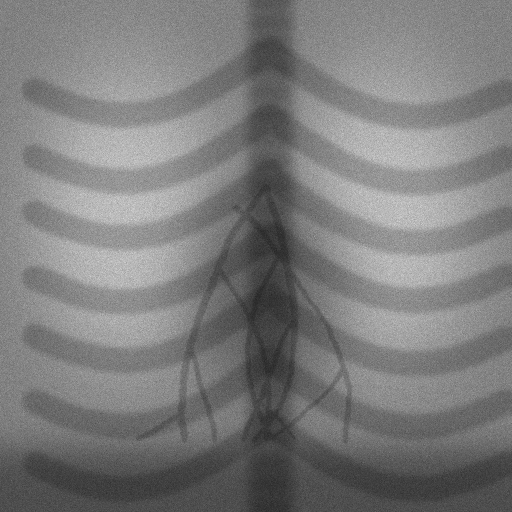
#> input picture data/synthetic/seq00/frames/000.png, 512 x 512 px
$ python benchmark.py --input ../data/synthetic/seq00/frames   (older library calls are emulated)
#> lines starting #> are read from the running program, lines starting #| are printed output that depends on the picture
### coronary_enhance/io.py
"""16-bit grayscale I/O helpers (PNG/TIFF/NPY/DICOM)."""
from pathlib import Path
import numpy as np
import cv2


def to_uint16(img: np.ndarray) -> np.ndarray:
    """Convert any grayscale array to uint16, scaling the full range."""
    if img.ndim == 3:
        if img.shape[2] in (3, 4):                       # colour image / video frame (BGR or BGRA)
            if img.dtype not in (np.uint8, np.uint16, np.float32):
                img = img.astype(np.float32)
            img = cv2.cvtColor(img, cv2.COLOR_BGRA2GRAY if img.shape[2] == 4 else cv2.COLOR_BGR2GRAY)
        else:
            img = img[..., 0]
    if img.dtype == np.uint16:
        return img
    if img.dtype == np.uint8:
        return img.astype(np.uint16) * 257
    img = img.astype(np.float32)
    lo, hi = float(img.min()), float(img.max())
    return ((img - lo) / max(hi - lo, 1e-6) * 65535).astype(np.uint16)


def load_frame(path) -> np.ndarray:
    """Load one 16-bit grayscale frame (uint16 HxW)."""
    p = Path(path)
    ext = p.suffix.lower()
    if ext == ".npy":
        return to_uint16(np.load(p))
    if ext in (".dcm", ".dicom"):
        import pydicom
        ds = pydicom.dcmread(str(p))
        arr = ds.pixel_array
        if arr.ndim == 3:            # cine -> first frame; use load_cine for all
            arr = arr[0]
        if getattr(ds, "PhotometricInterpretation", "") == "MONOCHROME1":
            arr = arr.max() - arr
        return to_uint16(arr)
    img = cv2.imread(str(p), cv2.IMREAD_UNCHANGED)
#> img is the input picture: shape (512, 512) uint16; min 9903, max 55554, mean 31880.1
    if img is None:
        raise FileNotFoundError(p)
    return to_uint16(img)


def load_cine(path):
    """Yield frames from a multi-frame DICOM or a folder of images."""
    p = Path(path)
    if p.is_dir():
        for f in sorted(p.glob("*")):
            if f.suffix.lower() in (".png", ".tif", ".tiff", ".npy"):
                yield load_frame(f)
    elif p.suffix.lower() in (".dcm", ".dicom"):
        import pydicom
        arr = pydicom.dcmread(str(p)).pixel_array
        for fr in (arr if arr.ndim == 3 else arr[None]):
            yield to_uint16(fr)
    else:
        yield load_frame(p)

### coronary_enhance/pipeline.py
"""Real-time coronary artery enhancement pipeline (classical, CPU, 16-bit).

Idea (all in the log-attenuation domain, where structures ADD instead of multiply):

    L = -log(I)                              I = 16-bit X-ray frame
    B = opening(L, SE > vessel width)        ribs / spine / lungs / heart shadow are
                                             *wider* than vessels -> they survive the
                                             opening and form the background layer B
    T = L - B                                thin bright structures only (vessels+noise)
    T = motion-adaptive temporal filter(T)   cine noise reduction, no vessel ghosting
    V = multi-scale Hessian ridge filter(T)  vesselness (tubular-structure likelihood)

    processed = CLAHE(T)                     background-suppressed image
    enhanced  = CLAHE(T * (a + (1-a) * V))   vessel-emphasised image

No training data / model file is needed, which also keeps latency deterministic.
"""
from dataclasses import dataclass, field
import time
import numpy as np
import cv2

cv2.setUseOptimized(True)


@dataclass
class PipelineConfig:
    analysis_max_side: int = 512        # frames larger than this are analysed at reduced size
    vessel_max_width: float = 10.0      # px @ analysis resolution; SE for opening = ~1.6x this
    sigmas: tuple = (1.3, 2.2, 3.2)     # ridge-filter scales (px @ analysis resolution)
    half_res_from: float = 2.0          # scales >= this are computed at 1/2 resolution (speed)
    bg_downsample: int = 2              # background (opening) computed at 1/bg_downsample
    temporal_alpha: float = 0.45        # weight of new frame in static areas (1 = no temporal filter)
    motion_thr: float = 0.05            # |dT| (log units) above which pixels are treated as moving
    vessel_floor: float = 0.12          # min gain of `enhanced` outside vessels (0..1)
    pre_smooth: float = 0.8             # px, light Gaussian before background estimation
    context: float = 0.06               # fraction of raw structure kept in `processed` for orientation
    use_clahe: bool = False             # True = OpenCV 16-bit CLAHE (accurate but ~14 ms/call)
    local_strength: float = 3.0         # >0 compresses dense-vessel regions, boosts sparse ones
    clahe_clip: float = 2.0
    clahe_tiles: int = 8
    vessels_dark: bool = True           # output convention: contrast-filled vessels appear dark
    profile: bool = False               # collect per-stage timings in result["timings"]


class CoronaryPipeline:
    def __init__(self, cfg: PipelineConfig | None = None):
        self.cfg = cfg or PipelineConfig()
        c = self.cfg
        k = int(round(c.vessel_max_width * 1.6 / c.bg_downsample)) | 1   # odd
        self._se = cv2.getStructuringElement(cv2.MORPH_ELLIPSE, (k, k))
        self._clahe = cv2.createCLAHE(clipLimit=c.clahe_clip,
                                      tileGridSize=(c.clahe_tiles, c.clahe_tiles))
        self._kernels = []
        for s in c.sigmas:
            half = s >= c.half_res_from
            self._kernels.append((half, self._make_kernels(s / 2.0 if half else s)))
        self._prev_T = None
        self._scale_T = None
        self._scale_V = None

    # ------------------------------------------------------------------ helpers
    @staticmethod
    def _make_kernels(sigma):
        r = int(np.ceil(3 * sigma))
        x = np.arange(-r, r + 1, dtype=np.float32)
        g = np.exp(-x ** 2 / (2 * sigma ** 2))
        g /= g.sum()
        g1 = -x / sigma ** 2 * g
        g2 = (x ** 2 / sigma ** 4 - 1 / sigma ** 2) * g
        # sepFilter2D(kernelX, kernelY)
        return dict(sigma=sigma,
                    xx=(g2.reshape(1, -1), g.reshape(-1, 1)),
                    yy=(g.reshape(1, -1), g2.reshape(-1, 1)),
                    xy=(g1.reshape(1, -1), g1.reshape(-1, 1)))

    def reset(self):
        """Call at the start of every new cine run."""
        self._prev_T = self._scale_T = self._scale_V = None

    @staticmethod
    def _ema(old, new, a=0.3):
        return new if old is None else (1 - a) * old + a * new

    def _finish(self, a):
        """float [0,1] -> uint16 with adaptive local contrast (fast CLAHE substitute).

        OpenCV's 16-bit CLAHE needs ~14 ms/frame per call (65536-bin histograms), which would
        eat 80 % of the budget, so contrast is equalised in float with a smooth local gain map:
        dense-vessel regions are gently compressed, sparse regions are boosted.
        Set cfg.use_clahe=True to use true CLAHE instead (slower).
        """
        c = self.cfg
        if c.use_clahe:
            a16 = self._clahe.apply((a * 65535.0).astype(np.uint16))
        else:
            h, w = a.shape
            m = cv2.resize(a, (max(w // 16, 4), max(h // 16, 4)), interpolation=cv2.INTER_AREA)
            m = cv2.GaussianBlur(m, (0, 0), 1.5)
            m = cv2.resize(m, (w, h), interpolation=cv2.INTER_LINEAR)
            m *= c.local_strength
            m += 0.6
            gain = cv2.divide(np.float32(1.0), m)
            out = np.clip(a * gain, 0.0, 1.0)
            np.sqrt(out, out=out)                        # gamma 0.5: lifts faint distal vessels
            a16 = (out * 65535.0).astype(np.uint16)
        if c.vessels_dark:
            a16 = 65535 - a16
        return a16

    # ------------------------------------------------------------------ main
    def process(self, frame: np.ndarray) -> dict:
        """frame: uint16 (H, W) -> dict(raw, processed, enhanced, vesselness, mask?)."""
        c = self.cfg
        tm = {}
        t = time.perf_counter()

        def tick(name):
            nonlocal t
            if c.profile:
                n = time.perf_counter()
                tm[name] = (n - t) * 1e3
                t = n

        h0, w0 = frame.shape
        s = max(h0, w0) / c.analysis_max_side
        if s > 1.0:
            x = cv2.resize(frame, (int(round(w0 / s)), int(round(h0 / s))),
                           interpolation=cv2.INTER_AREA)
        else:
            x = frame
        xf = x.astype(np.float32)
        tick("resize+convert")

        # 1) log-attenuation domain: vessels & bones become additive bright structures
        np.maximum(xf, 64.0, out=xf)                      # avoid log(0)
        L = cv2.log(xf)
        np.negative(L, out=L)                             # L = -log(I)
        if c.pre_smooth > 0:
            L = cv2.GaussianBlur(L, (0, 0), c.pre_smooth)
        tick("log+smooth")

        # 2) background estimate at reduced resolution (opening), then subtract
        d = c.bg_downsample
        Ls = cv2.resize(L, (L.shape[1] // d, L.shape[0] // d), interpolation=cv2.INTER_AREA) if d > 1 else L
        B = cv2.dilate(cv2.erode(Ls, self._se), self._se)
        if d > 1:
            B = cv2.resize(B, (L.shape[1], L.shape[0]), interpolation=cv2.INTER_LINEAR)
        B = cv2.GaussianBlur(B, (0, 0), 2.0)              # remove blockiness of the up-sampled background
        T = L - B
        T -= float(np.median(T[::6, ::6]))                # remove the small positive noise bias of opening
        np.maximum(T, 0.0, out=T)
        tick("background_subtract")

        # 3) motion-adaptive recursive temporal filter (cine noise suppression)
        P = self._prev_T
        if P is not None and P.shape == T.shape and c.temporal_alpha < 1.0:
            w = cv2.absdiff(T, P)
            w *= (1.0 - c.temporal_alpha) / c.motion_thr
            w += c.temporal_alpha
            np.minimum(w, 1.0, out=w)                     # 1 = trust new frame (motion)
            T = P + w * (T - P)
        self._prev_T = T
        tick("temporal")

        # 4) multi-scale Hessian ridge filter (vesselness) on the background-free layer
        V = None
        T2 = None
        for half, kn in self._kernels:
            if half:
                if T2 is None:
                    T2 = cv2.resize(T, (T.shape[1] // 2, T.shape[0] // 2), interpolation=cv2.INTER_AREA)
                src, sg = T2, kn["sigma"] * 2.0
            else:
                src, sg = T, kn["sigma"]
            Ixx = cv2.sepFilter2D(src, cv2.CV_32F, *kn["xx"])
            Iyy = cv2.sepFilter2D(src, cv2.CV_32F, *kn["yy"])
            Ixy = cv2.sepFilter2D(src, cv2.CV_32F, *kn["xy"])
            hs = cv2.add(Ixx, Iyy)
            hs *= 0.5
            df = cv2.subtract(Ixx, Iyy)
            df *= 0.5
            disc = cv2.magnitude(df, Ixy)
            lam_s = hs - disc                             # strongly negative across a bright ridge
            lam_b = hs + disc                             # ~0 along the ridge, ~lam_s for blobs
            ridge = np.maximum(-lam_s, 0.0)
            lin = cv2.divide(np.abs(lam_b), ridge + 1e-6)         # 0 = line, >=1 = blob
            np.subtract(1.0, lin, out=lin)
            np.clip(lin, 0.0, 1.0, out=lin)
            ridge *= lin
            ridge *= sg * sg                              # scale normalisation
            if half:
                ridge = cv2.resize(ridge, (T.shape[1], T.shape[0]), interpolation=cv2.INTER_LINEAR)
            V = ridge if V is None else np.maximum(V, ridge)
        tick("vesselness")

        # 5) robust, flicker-free normalisation (sub-sampled percentile + EMA)
        sub_T = T[::6, ::6]
        sub_V = V[::6, ::6]
        self._scale_T = self._ema(self._scale_T, float(np.percentile(sub_T, 99.7)) + 1e-6)
        self._scale_V = self._ema(self._scale_V, float(np.percentile(sub_V, 99.5)) + 1e-9)
        Tn = np.clip(T * (1.0 / self._scale_T), 0.0, 1.0)
        Vn = np.clip(V * (1.0 / self._scale_V), 0.0, 1.0)
        tick("normalise")

        # 6) compose outputs
        # processed: background-suppressed, with a faint trace of anatomy for orientation
        if c.context > 0:
            bs = B[::6, ::6]
            bmin, bmax = float(bs.min()), float(bs.max())
            proc = np.clip(Tn + c.context * (B - bmin) * (1.0 / max(bmax - bmin, 1e-6)), 0.0, 1.0)
        else:
            proc = Tn
        enh = Tn * (c.vessel_floor + (1.0 - c.vessel_floor) * Vn)
        enh *= 1.8
        np.clip(enh, 0.0, 1.0, out=enh)

        processed, enhanced = self._finish(proc), self._finish(enh)
        vess16 = (Vn * 65535.0).astype(np.uint16)
        if c.vessels_dark:
            vess16 = 65535 - vess16
        tick("compose+clahe")

        if s > 1.0:                                       # back to the native frame size
            up = lambda a: cv2.resize(a, (w0, h0), interpolation=cv2.INTER_LINEAR)
            processed, enhanced, vess16 = up(processed), up(enhanced), up(vess16)
            tick("upsample")

        out = dict(raw=frame, processed=processed, enhanced=enhanced, vesselness=vess16)
        if c.profile:
            out["timings"] = tm
        return out

### scripts/benchmark.py
"""Latency benchmark: input frame received -> final processed frame produced.

Usage:  python scripts/benchmark.py                 # synthetic 512x512 and 1024x1024, 300 frames each
        python scripts/benchmark.py --input my.dcm  # your own cine (DICOM / image folder)
        python scripts/benchmark.py --frames 1000 --threads 4
"""
import argparse, gc, json, os, platform, sys, time
from pathlib import Path
import numpy as np
import cv2

sys.path.insert(0, str(Path(__file__).resolve().parents[1]))
from coronary_enhance import CoronaryPipeline, PipelineConfig          # noqa: E402
from coronary_enhance.synth import SyntheticCine                        # noqa: E402
from coronary_enhance.io import load_cine                               # noqa: E402

LIMIT_MS = 36.0


def cpu_name():
    try:
        for line in open("/proc/cpuinfo"):
            if line.startswith("model name"):
                return line.split(":", 1)[1].strip()
    except OSError:
        pass
    return platform.processor() or platform.machine()


def hardware():
    return dict(cpu=cpu_name(), logical_cores=os.cpu_count(), os=platform.platform(),
                python=platform.python_version(), opencv=cv2.__version__, numpy=np.__version__,
                cv2_threads=cv2.getNumThreads(), gpu="none (CPU only)")


def bench(frames, warmup=30, cfg=None):
    pipe = CoronaryPipeline(cfg or PipelineConfig())
    for f in frames[:warmup]:
        pipe.process(f)                                  # warm-up: allocations, caches
    pipe.reset()
    lat = []
    gc.collect()
    for f in frames:
        t0 = time.perf_counter()                         # frame received by the pipeline ...
        pipe.process(f)
        lat.append((time.perf_counter() - t0) * 1e3)     # ... final processed frame produced
    lat = np.array(lat)
    return dict(frames=len(lat), avg_ms=float(lat.mean()), min_ms=float(lat.min()),
                max_ms=float(lat.max()), p95_ms=float(np.percentile(lat, 95)),
                p99_ms=float(np.percentile(lat, 99)), fps=float(1000.0 / lat.mean()),
                passed=bool(lat.max() <= LIMIT_MS), frames_over_limit=int((lat > LIMIT_MS).sum()))


def main():
    ap = argparse.ArgumentParser()
    ap.add_argument("--input", help="DICOM / folder of frames (default: synthetic)")
    ap.add_argument("--frames", type=int, default=300)
    ap.add_argument("--threads", type=int, default=None, help="OpenCV threads (default: all cores)")
    ap.add_argument("--out", default="results")
    a = ap.parse_args()
    if a.threads:
        cv2.setNumThreads(a.threads)

    sets = {}
    if a.input:
        fr = list(load_cine(a.input))
#> fr = 1 item
        fr = (fr * (a.frames // len(fr) + 1))[: max(a.frames, 60)]
#> fr = 300 items
        sets[f"{fr[0].shape[1]}x{fr[0].shape[0]} (user data)"] = fr
    else:
        for size in (512, 1024):
            syn = SyntheticCine(size, seed=7)
            sets[f"{size}x{size} 16-bit synthetic"] = [syn.frame(i)[0] for i in range(a.frames + 30)]

    hw = hardware()
    res = {}
    print("Hardware:", json.dumps(hw, indent=2))
    for name, frames in sets.items():
        r = bench(frames)
        res[name] = r
        print(f"\n[{name}]  avg {r['avg_ms']:.2f} ms | min {r['min_ms']:.2f} | max {r['max_ms']:.2f} | "
              f"p95 {r['p95_ms']:.2f} | p99 {r['p99_ms']:.2f} | {r['fps']:.0f} FPS | "
              f"{'PASS' if r['passed'] else 'FAIL'} (limit {LIMIT_MS} ms, {r['frames_over_limit']} frames over)")
#> this loop made 1 pass
#> (name, r) on pass 1: ('512x512 (user data)', 5)
#| [512x512 (user data)]  avg 36.89 ms | min 29.17 | max 43.33 | p95 40.78 | p99 41.87 | 27 FPS | FAIL (limit 36.0 ms, 192 frames over)
#> pass 1, in process, `xf = x.astype(np.float32)`:
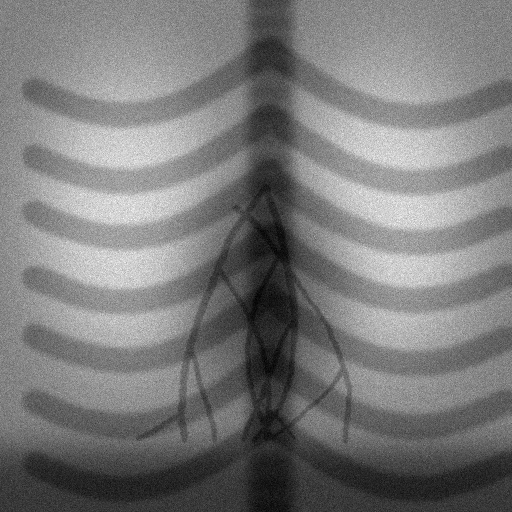
#> xf: shape (512, 512) float32; min 9903, max 55554, mean 31880.1; drawn with min black and max white
#> pass 1, in process, `L = cv2.log(xf)`:
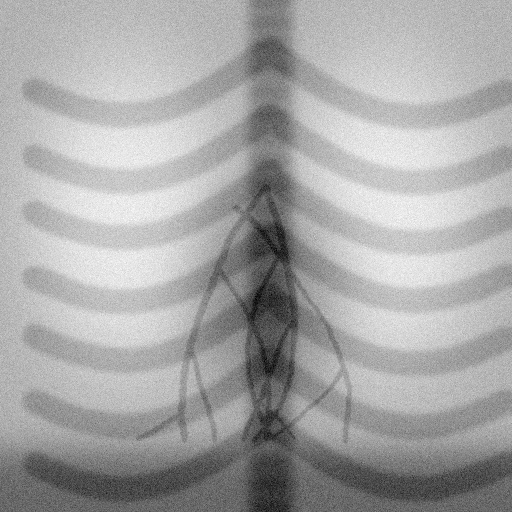
#> L: shape (512, 512) float32; min 9.2, max 10.93, mean 10.33; drawn with min black and max white
#> pass 1, in process, `L = cv2.GaussianBlur(L, (0, 0), c.pre_smooth)`:
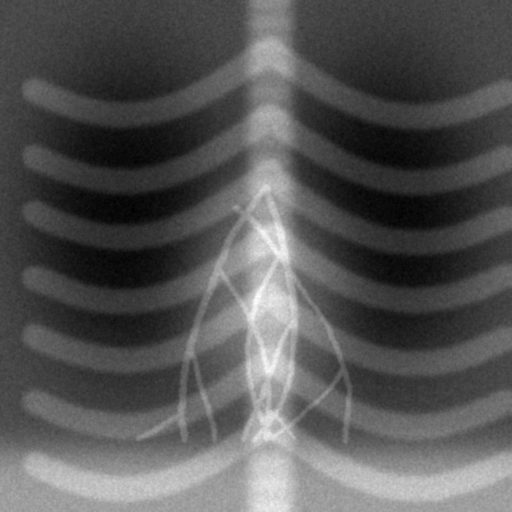
#> L: shape (512, 512) float32; min -10.83, max -9.33, mean -10.33; drawn with min black and max white

    out = Path(a.out); out.mkdir(exist_ok=True)
    (out / "benchmark.json").write_text(json.dumps(dict(hardware=hw, limit_ms=LIMIT_MS, results=res), indent=2))
    md = ["| Input | Avg (ms) | Min (ms) | Max (ms) | P95 (ms) | FPS | <= 36 ms |", "|---|---|---|---|---|---|---|"]
    for n, r in res.items():
        md.append(f"| {n} | {r['avg_ms']:.2f} | {r['min_ms']:.2f} | {r['max_ms']:.2f} | {r['p95_ms']:.2f} | "
                  f"{r['fps']:.0f} | {'YES' if r['passed'] else 'NO'} |")
#> this loop made 1 pass
#> n on pass 1: '512x512 (user data)'
    (out / "benchmark.md").write_text("\n".join(md) + "\n\nHardware: " + json.dumps(hw) + "\n")
    print("\nSaved results/benchmark.json and results/benchmark.md")


if __name__ == "__main__":
    main()
